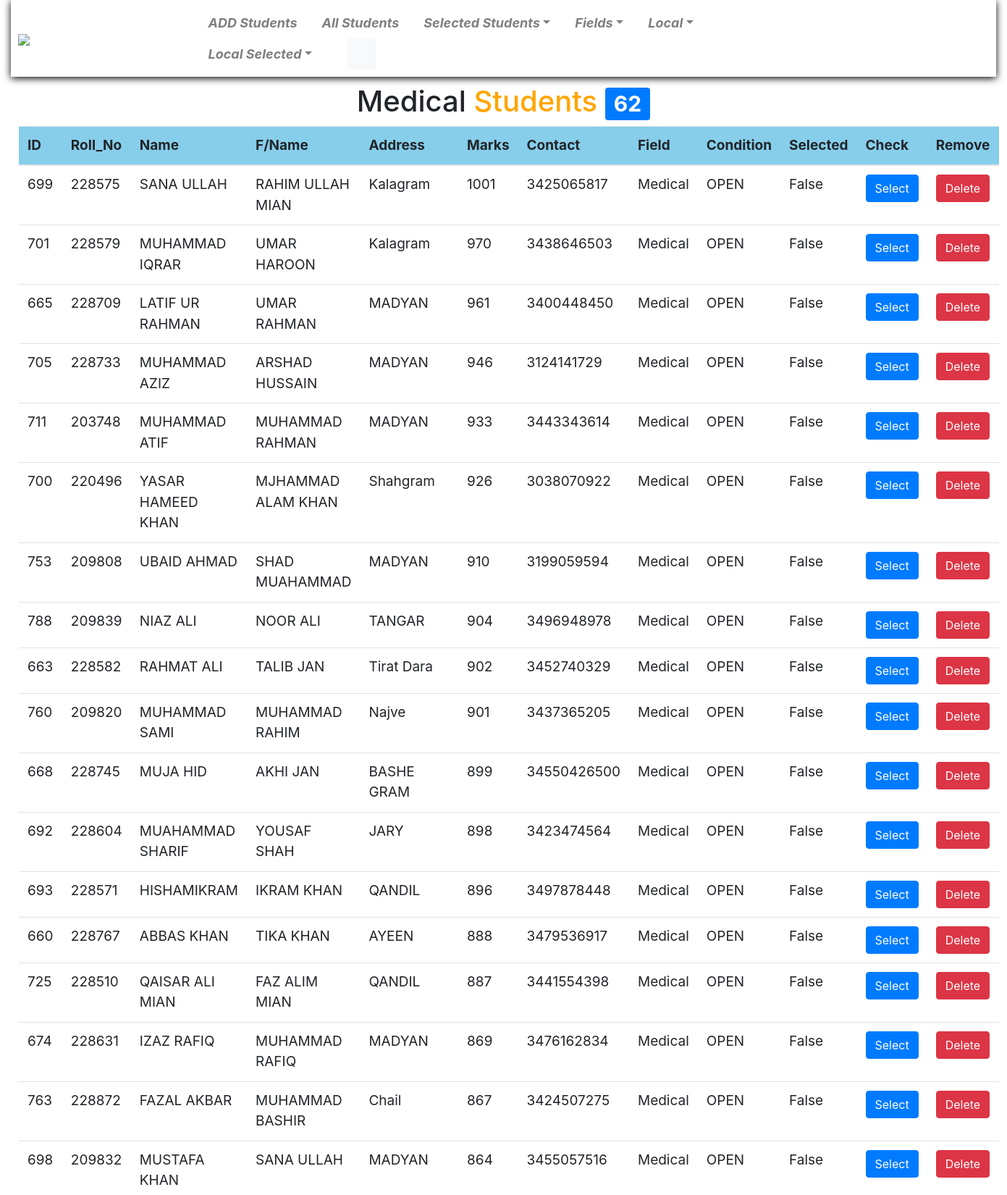
Page /medical/ (upper part) on the committed database.
### main/models.py (models this page shows, shortened)
class Student(models.Model):
	id=models.AutoField(auto_created=True, primary_key=True, serialize=False, verbose_name='ID')
	Conditions=[('OPEN','OPEN'),('LOCAL','LOCAL'),]
	FIELD1_S=[('Medical','Medical'),('Engineering','Engineering'),('Computer Science','Computer Science'),('Humanities','Humanities'),]
	Name=models.CharField(max_length=100)
	F_Name=models.CharField(max_length=100)
	Roll_No=models.PositiveIntegerField()
	Address=models.CharField(max_length=100,blank=False)
	Marks=models.PositiveIntegerField()
	Contact=models.PositiveIntegerField()
	FIELDS=models.CharField(max_length=20,choices=FIELD1_S,default='Medical')
	Condition=models.CharField(max_length=10,choices=Conditions,default='OPEN')
	Entry_Date=models.DateTimeField(default=timezone.now())
	Selected=models.BooleanField(null=True,blank=True,default=False)
	Selected_Date=models.DateTimeField(null=True,blank=True)
	class Meta:
		ordering=('-Marks',)

### main/views.py (the view)
# urls.py: path('medical/',views.medical_std,name='medical_std'),
def medical_std(request):
	medical1=Student.objects.filter(FIELDS='Medical',Condition='OPEN')
	return render(request,'main/MedicalStudents.html',{'students':medical1})

### main/templates/main/MedicalStudents.html (shortened to what this page needs)
{% extends 'base.html' %}
{% block content %}
<h1 style="text-align: center;">Medical <span style="color: orange;">Students </span><span class="badge badge-primary">{{students.count}}</span></h1>
<table class="table">
	<thead>
		<th>ID</th>
		<th>Roll_No</th>
		<th>Name</th>
		<th>F/Name</th>
		<th>Address</th>
		<th>Marks</th>
		<th>Contact</th>
		<th>Field</th>
		<th>Condition</th>
		<th>Selected</th>
		<th>Check</th>
		<th>Remove</th>
	</thead>
	<tbody>
		{% for std in students %}
		<tr>
			<td>{{std.id}}</td>
			<td>{{std.Roll_No}}</td>
			<td>{{std.Name}}</td>
			<td>{{std.F_Name}}</td>
			<td>{{std.Address}}</td>
			<td>{{std.Marks}}</td>
			<td>{{std.Contact}}</td>
			<td>{{std.FIELDS}}</td>
			<td>{{std.Condition}}</td>
			<td>{{std.Selected}}</td>
			<td>
				{%if not std.Selected %}
				<a class="btn btn-primary" href="{% url 'main:select1' pk=std.pk%}">Select</a>
				{% else %}
				<a class="btn btn-primary disabled" href="{% url 'main:select1' pk=std.pk%}">Selected</a>
				{% endif %}
			</td>
			<td><a class="btn btn-danger" href="{% url 'main:delete2' pk=std.pk %}">Delete</a></td>
		</tr>
		{% endfor %}
	</tbody>
</table>
{% endblock content %}

### Admission/static/css1/style.css (style rules this page uses)
table { font-size: 19px; }
table th { background: skyblue; }

### rows in the picture
Student: id "699", Roll_No "228575", Name "SANA ULLAH", F_Name "RAHIM ULLAH MIAN", Address "Kalagram", Marks "1001", Contact "3425065817", FIELDS "Medical", Condition "OPEN", Selected "False"
Student: id "701", Roll_No "228579", Name "MUHAMMAD IQRAR", F_Name "UMAR HAROON", Address "Kalagram", Marks "970", Contact "3438646503", FIELDS "Medical", Condition "OPEN", Selected "False"
Student: id "665", Roll_No "228709", Name "LATIF UR RAHMAN", F_Name "UMAR RAHMAN", Address "MADYAN", Marks "961", Contact "3400448450", FIELDS "Medical", Condition "OPEN", Selected "False"
Student: id "705", Roll_No "228733", Name "MUHAMMAD AZIZ", F_Name "ARSHAD HUSSAIN", Address "MADYAN", Marks "946", Contact "3124141729", FIELDS "Medical", Condition "OPEN", Selected "False"
Student: id "711", Roll_No "203748", Name "MUHAMMAD ATIF", F_Name "MUHAMMAD RAHMAN", Address "MADYAN", Marks "933", Contact "3443343614", FIELDS "Medical", Condition "OPEN", Selected "False"
Student: id "700", Roll_No "220496", Name "YASAR HAMEED KHAN", F_Name "MJHAMMAD ALAM KHAN", Address "Shahgram", Marks "926", Contact "3038070922", FIELDS "Medical", Condition "OPEN", Selected "False"
Student: id "753", Roll_No "209808", Name "UBAID AHMAD", F_Name "SHAD MUAHAMMAD", Address "MADYAN", Marks "910", Contact "3199059594", FIELDS "Medical", Condition "OPEN", Selected "False"
Student: id "788", Roll_No "209839", Name "NIAZ ALI", F_Name "NOOR ALI", Address "TANGAR", Marks "904", Contact "3496948978", FIELDS "Medical", Condition "OPEN", Selected "False"
Student: id "663", Roll_No "228582", Name "RAHMAT ALI", F_Name "TALIB JAN", Address "Tirat Dara", Marks "902", Contact "3452740329", FIELDS "Medical", Condition "OPEN", Selected "False"
Student: id "760", Roll_No "209820", Name "MUHAMMAD SAMI", F_Name "MUHAMMAD RAHIM", Address "Najve", Marks "901", Contact "3437365205", FIELDS "Medical", Condition "OPEN", Selected "False"
Student: id "668", Roll_No "228745", Name "MUJA HID", F_Name "AKHI JAN", Address "BASHE GRAM", Marks "899", Contact "34550426500", FIELDS "Medical", Condition "OPEN", Selected "False"
Student: id "692", Roll_No "228604", Name "MUAHAMMAD SHARIF", F_Name "YOUSAF SHAH", Address "JARY", Marks "898", Contact "3423474564", FIELDS "Medical", Condition "OPEN", Selected "False"
Student: id "693", Roll_No "228571", Name "HISHAMIKRAM", F_Name "IKRAM KHAN", Address "QANDIL", Marks "896", Contact "3497878448", FIELDS "Medical", Condition "OPEN", Selected "False"
Student: id "660", Roll_No "228767", Name "ABBAS KHAN", F_Name "TIKA KHAN", Address "AYEEN", Marks "888", Contact "3479536917", FIELDS "Medical", Condition "OPEN", Selected "False"
Student: id "725", Roll_No "228510", Name "QAISAR ALI MIAN", F_Name "FAZ ALIM MIAN", Address "QANDIL", Marks "887", Contact "3441554398", FIELDS "Medical", Condition "OPEN", Selected "False"
Student: id "674", Roll_No "228631", Name "IZAZ RAFIQ", F_Name "MUHAMMAD RAFIQ", Address "MADYAN", Marks "869", Contact "3476162834", FIELDS "Medical", Condition "OPEN", Selected "False"
Student: id "763", Roll_No "228872", Name "FAZAL AKBAR", F_Name "MUHAMMAD BASHIR", Address "Chail", Marks "867", Contact "3424507275", FIELDS "Medical", Condition "OPEN", Selected "False"
Student: id "698", Roll_No "209832", Name "MUSTAFA KHAN", F_Name "SANA ULLAH", Address "MADYAN", Marks "864", Contact "3455057516", FIELDS "Medical", Condition "OPEN", Selected "False"

### other values in the picture
{{ students.count }} "62"
